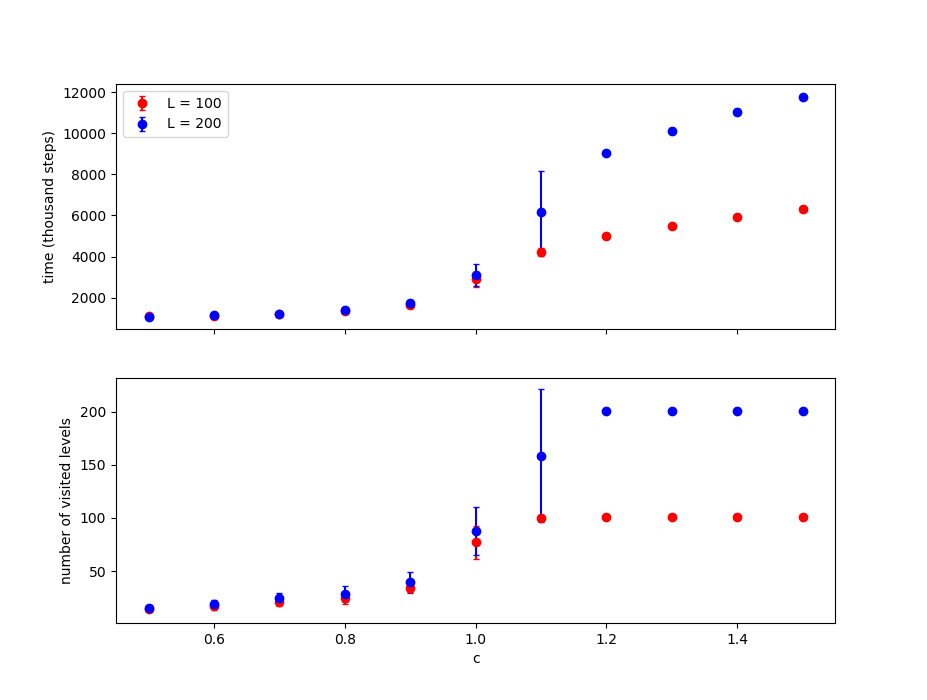

Recreate this plot in Python.
import numpy as np
import matplotlib.pyplot as plt
from numpy import genfromtxt

num = 11
repeat = 10
fig, ax = plt.subplots(nrows=2, ncols=1, sharex=True)

def draw(filename, L, position, color):
	
	data = genfromtxt(filename, delimiter=',') 
	x = []
	mean = []
	std = []

	for i in range(num):
		x.append(data[i*repeat, 0])
		runs = data[i*repeat:(i+1)*repeat, 1]
		mean.append(np.mean(runs, axis=0))
		std.append(np.std(runs, axis=0))

	ax[position].errorbar(x, mean, yerr=std, marker='o', linestyle='None', capsize=2, color=color, label='L = '+str(L))

draw('c-rtime-100.csv', 100, 0, 'red')
draw('c-level-100.csv', 100, 1, 'red')
draw('c-rtime-200.csv', 200, 0, 'blue')
draw('c-level-200.csv', 200, 1, 'blue')
ax[0].legend()
ax[0].set_ylabel('time (thousand steps)')
ax[1].set_ylabel('number of visited levels')
ax[1].set_xlabel('c')
plt.show()
